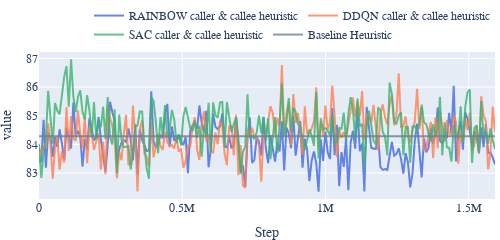
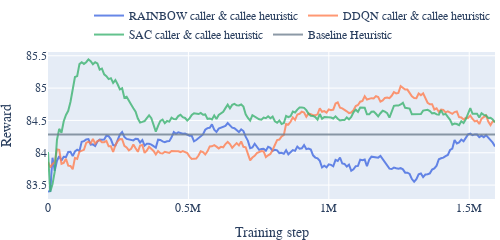

Source (notebook cell) for these figures, in order:
### Code cell
df_heuristic = pd.read_csv('./milestone_heuristic.csv')
df_heuristic['Baseline Heuristic'] = 84.282
ys_heuristic = ['RAINBOW caller & callee heuristic', 'DDQN caller & callee heuristic', 'SAC caller & callee heuristic', 'Baseline Heuristic']
prepare_graphs(df_heuristic, 'heuristic', ys_heuristic)

### Figure 1 — Plotly figure (JSON) as saved in the notebook; plotly's stock layout.template omitted (floating-point values rounded to 4 significant figures; data arrays with more than 128 entries replaced by an {"elided": "..."} marker saying what was removed)
{"data": [{"hovertemplate": "variable=RAINBOW caller & callee heuristic<br>Step=%{x}<br>value=%{y}<extra></extra>", "legendgroup": "RAINBOW caller & callee heuristic", "line": {"color": "royalblue", "dash": "solid"}, "marker": {"symbol": "circle"}, "mode": "lines", "name": "RAINBOW caller & callee heuristic", "opacity": 0.8, "orientation": "v", "showlegend": true, "type": "scatter", "x": {"elided": "200 int values"}, "xaxis": "x", "y": {"elided": "200 float values"}, "yaxis": "y"}, {"hovertemplate": "variable=DDQN caller & callee heuristic<br>Step=%{x}<br>value=%{y}<extra></extra>", "legendgroup": "DDQN caller & callee heuristic", "line": {"color": "coral", "dash": "solid"}, "marker": {"symbol": "circle"}, "mode": "lines", "name": "DDQN caller & callee heuristic", "opacity": 0.8, "orientation": "v", "showlegend": true, "type": "scatter", "x": {"elided": "200 int values"}, "xaxis": "x", "y": {"elided": "200 float values"}, "yaxis": "y"}, {"hovertemplate": "variable=SAC caller & callee heuristic<br>Step=%{x}<br>value=%{y}<extra></extra>", "legendgroup": "SAC caller & callee heuristic", "line": {"color": "mediumseagreen", "dash": "solid"}, "marker": {"symbol": "circle"}, "mode": "lines", "name": "SAC caller & callee heuristic", "opacity": 0.8, "orientation": "v", "showlegend": true, "type": "scatter", "x": {"elided": "200 int values"}, "xaxis": "x", "y": {"elided": "200 float values"}, "yaxis": "y"}, {"hovertemplate": "variable=Baseline Heuristic<br>Step=%{x}<br>value=%{y}<extra></extra>", "legendgroup": "Baseline Heuristic", "line": {"color": "slategray", "dash": "solid"}, "marker": {"symbol": "circle"}, "mode": "lines", "name": "Baseline Heuristic", "opacity": 0.8, "orientation": "v", "showlegend": true, "type": "scatter", "x": {"elided": "200 int values"}, "xaxis": "x", "y": {"elided": "200 float values"}, "yaxis": "y"}], "layout": {"font": {"family": "Serif", "size": 12}, "height": 200, "legend": {"orientation": "h", "title": {"text": ""}, "tracegroupgap": 0, "x": 1, "xanchor": "right", "y": 1.02, "yanchor": "bottom"}, "margin": {"b": 1, "l": 5, "r": 5, "t": 1}, "showlegend": true, "title": {"text": ""}, "width": 500, "xaxis": {"anchor": "y", "domain": [0, 1], "title": {"text": "Step"}}, "yaxis": {"anchor": "x", "domain": [0, 1], "nticks": 10, "title": {"text": "value"}}}}

### Figure 2 — Plotly figure (JSON) as saved in the notebook; plotly's stock layout.template omitted (floating-point values rounded to 4 significant figures; data arrays with more than 128 entries replaced by an {"elided": "..."} marker saying what was removed)
{"data": [{"hovertemplate": "<b>Exponentially Weighted mean trendline</b><br><br>variable=RAINBOW caller & callee heuristic<br>Step=%{x}<br>value=%{y} <b>(trend)</b><extra></extra>", "legendgroup": "RAINBOW caller & callee heuristic", "marker": {"color": "royalblue", "symbol": "circle"}, "mode": "lines", "name": "RAINBOW caller & callee heuristic", "opacity": 0.8, "showlegend": true, "type": "scatter", "x": {"elided": "200 int values"}, "xaxis": "x", "y": {"elided": "200 float values"}, "yaxis": "y"}, {"hovertemplate": "<b>Exponentially Weighted mean trendline</b><br><br>variable=DDQN caller & callee heuristic<br>Step=%{x}<br>value=%{y} <b>(trend)</b><extra></extra>", "legendgroup": "DDQN caller & callee heuristic", "marker": {"color": "coral", "symbol": "circle"}, "mode": "lines", "name": "DDQN caller & callee heuristic", "opacity": 0.8, "showlegend": true, "type": "scatter", "x": {"elided": "200 int values"}, "xaxis": "x", "y": {"elided": "200 float values"}, "yaxis": "y"}, {"hovertemplate": "<b>Exponentially Weighted mean trendline</b><br><br>variable=SAC caller & callee heuristic<br>Step=%{x}<br>value=%{y} <b>(trend)</b><extra></extra>", "legendgroup": "SAC caller & callee heuristic", "marker": {"color": "mediumseagreen", "symbol": "circle"}, "mode": "lines", "name": "SAC caller & callee heuristic", "opacity": 0.8, "showlegend": true, "type": "scatter", "x": {"elided": "200 int values"}, "xaxis": "x", "y": {"elided": "200 float values"}, "yaxis": "y"}, {"hovertemplate": "<b>Exponentially Weighted mean trendline</b><br><br>variable=Baseline Heuristic<br>Step=%{x}<br>value=%{y} <b>(trend)</b><extra></extra>", "legendgroup": "Baseline Heuristic", "marker": {"color": "slategray", "symbol": "circle"}, "mode": "lines", "name": "Baseline Heuristic", "opacity": 0.8, "showlegend": true, "type": "scatter", "x": {"elided": "200 int values"}, "xaxis": "x", "y": {"elided": "200 float values"}, "yaxis": "y"}], "layout": {"font": {"family": "Serif", "size": 12}, "height": 200, "legend": {"orientation": "h", "title": {"text": ""}, "tracegroupgap": 0, "x": 1, "xanchor": "right", "y": 1.02, "yanchor": "bottom"}, "margin": {"b": 1, "l": 5, "r": 5, "t": 1}, "showlegend": true, "title": {"text": ""}, "width": 500, "xaxis": {"anchor": "y", "domain": [0, 1], "title": {"text": "Training step"}}, "yaxis": {"anchor": "x", "domain": [0, 1], "nticks": 10, "title": {"text": "Reward"}}}}
